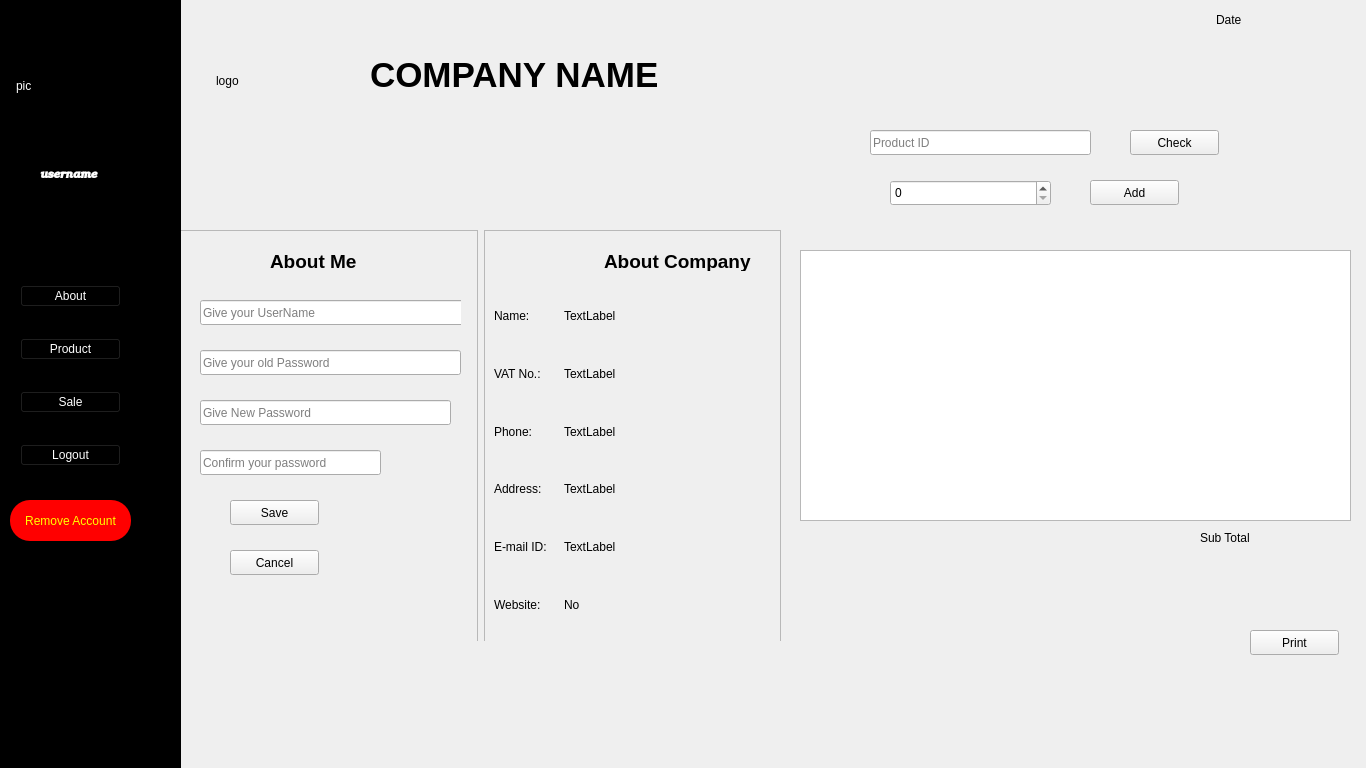
<?xml version="1.0" encoding="UTF-8"?>
<ui version="4.0">
 <class>CashierWindow</class>
 <widget class="QMainWindow" name="CashierWindow">
  <property name="geometry">
   <rect>
    <x>0</x>
    <y>0</y>
    <width>1366</width>
    <height>768</height>
   </rect>
  </property>
  <property name="windowTitle">
   <string>MainWindow</string>
  </property>
  <widget class="QWidget" name="centralwidget">
   <property name="styleSheet">
    <string notr="true"/>
   </property>
   <widget class="QStackedWidget" name="cashierStack">
    <property name="geometry">
     <rect>
      <x>180</x>
      <y>160</y>
      <width>611</width>
      <height>481</height>
     </rect>
    </property>
    <property name="currentIndex">
     <number>0</number>
    </property>
    <widget class="QWidget" name="page">
     <widget class="QWidget" name="layoutWidget">
      <property name="geometry">
       <rect>
        <x>0</x>
        <y>70</y>
        <width>601</width>
        <height>451</height>
       </rect>
      </property>
      <layout class="QHBoxLayout" name="horizontalLayout_2">
       <item>
        <widget class="QFrame" name="frame_3">
         <property name="frameShape">
          <enum>QFrame::StyledPanel</enum>
         </property>
         <property name="frameShadow">
          <enum>QFrame::Raised</enum>
         </property>
         <widget class="QLabel" name="label_3">
          <property name="geometry">
           <rect>
            <x>90</x>
            <y>20</y>
            <width>91</width>
            <height>20</height>
           </rect>
          </property>
          <property name="text">
           <string>&lt;html&gt;&lt;head/&gt;&lt;body&gt;&lt;p&gt;&lt;span style=&quot; font-size:14pt; font-weight:600;&quot;&gt;About Me&lt;/span&gt;&lt;/p&gt;&lt;/body&gt;&lt;/html&gt;</string>
          </property>
         </widget>
         <widget class="QStackedWidget" name="homeStack">
          <property name="geometry">
           <rect>
            <x>10</x>
            <y>50</y>
            <width>271</width>
            <height>361</height>
           </rect>
          </property>
          <property name="currentIndex">
           <number>1</number>
          </property>
          <widget class="QWidget" name="page_8">
           <widget class="QPushButton" name="editCashierButton">
            <property name="geometry">
             <rect>
              <x>70</x>
              <y>290</y>
              <width>171</width>
              <height>25</height>
             </rect>
            </property>
            <property name="text">
             <string>Change Password</string>
            </property>
           </widget>
           <widget class="QWidget" name="layoutWidget_3">
            <property name="geometry">
             <rect>
              <x>8</x>
              <y>40</y>
              <width>92</width>
              <height>211</height>
             </rect>
            </property>
            <layout class="QVBoxLayout" name="verticalLayout_5">
             <item>
              <widget class="QLabel" name="label_8">
               <property name="text">
                <string>Name:</string>
               </property>
              </widget>
             </item>
             <item>
              <widget class="QLabel" name="label_10">
               <property name="text">
                <string>Mobile No.:</string>
               </property>
              </widget>
             </item>
             <item>
              <widget class="QLabel" name="label_11">
               <property name="text">
                <string>E-mail ID:</string>
               </property>
              </widget>
             </item>
            </layout>
           </widget>
           <widget class="QWidget" name="layoutWidget_2">
            <property name="geometry">
             <rect>
              <x>100</x>
              <y>40</y>
              <width>161</width>
              <height>211</height>
             </rect>
            </property>
            <layout class="QVBoxLayout" name="verticalLayout_6">
             <item>
              <widget class="QLabel" name="cashierNameLabel">
               <property name="text">
                <string>TextLabel</string>
               </property>
              </widget>
             </item>
             <item>
              <widget class="QLabel" name="cashierMobileLabel">
               <property name="text">
                <string>TextLabel</string>
               </property>
              </widget>
             </item>
             <item>
              <widget class="QLabel" name="cashierEmailLabel">
               <property name="text">
                <string>TextLabel</string>
               </property>
              </widget>
             </item>
            </layout>
           </widget>
           <widget class="QLabel" name="cashierUsernameLabel_2">
            <property name="geometry">
             <rect>
              <x>110</x>
              <y>10</y>
              <width>141</width>
              <height>20</height>
             </rect>
            </property>
            <property name="text">
             <string>TextLabel</string>
            </property>
           </widget>
          </widget>
          <widget class="QWidget" name="page_9">
           <widget class="QLineEdit" name="oldPassword">
            <property name="geometry">
             <rect>
              <x>10</x>
              <y>70</y>
              <width>261</width>
              <height>25</height>
             </rect>
            </property>
            <property name="placeholderText">
             <string>Give your old Password</string>
            </property>
           </widget>
           <widget class="QLineEdit" name="newPassword">
            <property name="geometry">
             <rect>
              <x>10</x>
              <y>120</y>
              <width>251</width>
              <height>25</height>
             </rect>
            </property>
            <property name="placeholderText">
             <string>Give New Password</string>
            </property>
           </widget>
           <widget class="QLineEdit" name="confirmPassword">
            <property name="geometry">
             <rect>
              <x>10</x>
              <y>170</y>
              <width>181</width>
              <height>25</height>
             </rect>
            </property>
            <property name="placeholderText">
             <string>Confirm your password</string>
            </property>
           </widget>
           <widget class="QPushButton" name="saveChangeButton">
            <property name="geometry">
             <rect>
              <x>40</x>
              <y>220</y>
              <width>89</width>
              <height>25</height>
             </rect>
            </property>
            <property name="text">
             <string>Save</string>
            </property>
           </widget>
           <widget class="QPushButton" name="cancelChangeButton">
            <property name="geometry">
             <rect>
              <x>40</x>
              <y>270</y>
              <width>89</width>
              <height>25</height>
             </rect>
            </property>
            <property name="text">
             <string>Cancel</string>
            </property>
           </widget>
           <widget class="QLineEdit" name="userName">
            <property name="geometry">
             <rect>
              <x>10</x>
              <y>20</y>
              <width>271</width>
              <height>25</height>
             </rect>
            </property>
            <property name="placeholderText">
             <string>Give your UserName</string>
            </property>
           </widget>
          </widget>
         </widget>
        </widget>
       </item>
       <item>
        <widget class="QFrame" name="frame_4">
         <property name="frameShape">
          <enum>QFrame::StyledPanel</enum>
         </property>
         <property name="frameShadow">
          <enum>QFrame::Raised</enum>
         </property>
         <widget class="QLabel" name="label_4">
          <property name="geometry">
           <rect>
            <x>120</x>
            <y>20</y>
            <width>151</width>
            <height>21</height>
           </rect>
          </property>
          <property name="text">
           <string>&lt;html&gt;&lt;head/&gt;&lt;body&gt;&lt;p&gt;&lt;span style=&quot; font-size:14pt; font-weight:600;&quot;&gt;About Company&lt;/span&gt;&lt;/p&gt;&lt;/body&gt;&lt;/html&gt;</string>
          </property>
         </widget>
         <widget class="QWidget" name="layoutWidget_4">
          <property name="geometry">
           <rect>
            <x>80</x>
            <y>60</y>
            <width>201</width>
            <height>341</height>
           </rect>
          </property>
          <layout class="QVBoxLayout" name="verticalLayout_7">
           <item>
            <widget class="QLabel" name="nameLabel_2">
             <property name="text">
              <string>TextLabel</string>
             </property>
            </widget>
           </item>
           <item>
            <widget class="QLabel" name="vatLabel_2">
             <property name="text">
              <string>TextLabel</string>
             </property>
            </widget>
           </item>
           <item>
            <widget class="QLabel" name="phoneLabel_2">
             <property name="text">
              <string>TextLabel</string>
             </property>
            </widget>
           </item>
           <item>
            <widget class="QLabel" name="addressLabel_2">
             <property name="text">
              <string>TextLabel</string>
             </property>
            </widget>
           </item>
           <item>
            <widget class="QLabel" name="emailLabel_2">
             <property name="text">
              <string>TextLabel</string>
             </property>
            </widget>
           </item>
           <item>
            <widget class="QLabel" name="websiteLabel_2">
             <property name="text">
              <string>No</string>
             </property>
            </widget>
           </item>
          </layout>
         </widget>
         <widget class="QWidget" name="layoutWidget_5">
          <property name="geometry">
           <rect>
            <x>10</x>
            <y>60</y>
            <width>71</width>
            <height>341</height>
           </rect>
          </property>
          <layout class="QVBoxLayout" name="verticalLayout_8">
           <item>
            <widget class="QLabel" name="label_12">
             <property name="text">
              <string>Name:</string>
             </property>
            </widget>
           </item>
           <item>
            <widget class="QLabel" name="label_13">
             <property name="text">
              <string>VAT No.:</string>
             </property>
            </widget>
           </item>
           <item>
            <widget class="QLabel" name="label_14">
             <property name="text">
              <string>Phone:</string>
             </property>
            </widget>
           </item>
           <item>
            <widget class="QLabel" name="label_15">
             <property name="text">
              <string>Address:</string>
             </property>
            </widget>
           </item>
           <item>
            <widget class="QLabel" name="label_16">
             <property name="text">
              <string>E-mail ID:</string>
             </property>
            </widget>
           </item>
           <item>
            <widget class="QLabel" name="label_17">
             <property name="text">
              <string>Website:</string>
             </property>
            </widget>
           </item>
          </layout>
         </widget>
        </widget>
       </item>
      </layout>
     </widget>
    </widget>
    <widget class="QWidget" name="page_3">
     <widget class="QWidget" name="layoutWidget">
      <property name="geometry">
       <rect>
        <x>10</x>
        <y>30</y>
        <width>551</width>
        <height>27</height>
       </rect>
      </property>
      <layout class="QHBoxLayout" name="horizontalLayout">
       <item>
        <widget class="QPushButton" name="allButton">
         <property name="text">
          <string>All</string>
         </property>
        </widget>
       </item>
       <item>
        <widget class="QPushButton" name="groceryButton">
         <property name="text">
          <string>Grocery</string>
         </property>
        </widget>
       </item>
       <item>
        <widget class="QPushButton" name="fashionButton">
         <property name="text">
          <string>Fashion</string>
         </property>
        </widget>
       </item>
       <item>
        <widget class="QPushButton" name="otherButton">
         <property name="text">
          <string>Others</string>
         </property>
        </widget>
       </item>
      </layout>
     </widget>
     <widget class="QTableView" name="productTable">
      <property name="geometry">
       <rect>
        <x>20</x>
        <y>110</y>
        <width>591</width>
        <height>351</height>
       </rect>
      </property>
     </widget>
     <widget class="QWidget" name="layoutWidget">
      <property name="geometry">
       <rect>
        <x>10</x>
        <y>60</y>
        <width>551</width>
        <height>27</height>
       </rect>
      </property>
      <layout class="QHBoxLayout" name="horizontalLayout_3">
       <item>
        <widget class="QPushButton" name="kidButton">
         <property name="text">
          <string>Kids</string>
         </property>
        </widget>
       </item>
       <item>
        <widget class="QPushButton" name="liquorButton">
         <property name="text">
          <string>Liquor</string>
         </property>
        </widget>
       </item>
       <item>
        <widget class="QPushButton" name="homeappButton">
         <property name="text">
          <string>Home Appliances</string>
         </property>
        </widget>
       </item>
       <item>
        <widget class="QPushButton" name="giftsButton">
         <property name="text">
          <string>Games</string>
         </property>
        </widget>
       </item>
      </layout>
     </widget>
    </widget>
    <widget class="QWidget" name="page_2">
     <widget class="QTableView" name="tableView">
      <property name="geometry">
       <rect>
        <x>20</x>
        <y>80</y>
        <width>601</width>
        <height>441</height>
       </rect>
      </property>
     </widget>
     <widget class="QPushButton" name="pushButton">
      <property name="geometry">
       <rect>
        <x>190</x>
        <y>30</y>
        <width>89</width>
        <height>25</height>
       </rect>
      </property>
      <property name="text">
       <string>Today</string>
      </property>
     </widget>
     <widget class="QPushButton" name="pushButton_2">
      <property name="geometry">
       <rect>
        <x>350</x>
        <y>30</y>
        <width>89</width>
        <height>25</height>
       </rect>
      </property>
      <property name="text">
       <string>Yesterday</string>
      </property>
     </widget>
     <widget class="QPushButton" name="pushButton_3">
      <property name="geometry">
       <rect>
        <x>500</x>
        <y>30</y>
        <width>89</width>
        <height>25</height>
       </rect>
      </property>
      <property name="text">
       <string>History</string>
      </property>
     </widget>
    </widget>
   </widget>
   <widget class="QFrame" name="frame">
    <property name="geometry">
     <rect>
      <x>0</x>
      <y>0</y>
      <width>181</width>
      <height>768</height>
     </rect>
    </property>
    <property name="styleSheet">
     <string notr="true">background:black;
color:white;</string>
    </property>
    <property name="frameShape">
     <enum>QFrame::StyledPanel</enum>
    </property>
    <property name="frameShadow">
     <enum>QFrame::Raised</enum>
    </property>
    <widget class="QLabel" name="cashierUsernameLabel">
     <property name="geometry">
      <rect>
       <x>40</x>
       <y>160</y>
       <width>101</width>
       <height>31</height>
      </rect>
     </property>
     <property name="font">
      <font>
       <family>URW Bookman L</family>
       <pointsize>14</pointsize>
       <weight>75</weight>
       <italic>true</italic>
       <bold>true</bold>
      </font>
     </property>
     <property name="text">
      <string>&lt;html&gt;&lt;head/&gt;&lt;body&gt;&lt;p&gt;&lt;span style=&quot; font-size:8pt;&quot;&gt;username&lt;/span&gt;&lt;/p&gt;&lt;/body&gt;&lt;/html&gt;</string>
     </property>
    </widget>
    <widget class="QWidget" name="layoutWidget">
     <property name="geometry">
      <rect>
       <x>20</x>
       <y>260</y>
       <width>101</width>
       <height>231</height>
      </rect>
     </property>
     <layout class="QVBoxLayout" name="verticalLayout_2">
      <item>
       <widget class="QPushButton" name="homeButton">
        <property name="text">
         <string>About</string>
        </property>
       </widget>
      </item>
      <item>
       <widget class="QPushButton" name="productButton">
        <property name="text">
         <string>Product</string>
        </property>
       </widget>
      </item>
      <item>
       <widget class="QPushButton" name="saleButton">
        <property name="text">
         <string>Sale</string>
        </property>
       </widget>
      </item>
      <item>
       <widget class="QPushButton" name="logoutButton">
        <property name="text">
         <string>Logout</string>
        </property>
       </widget>
      </item>
     </layout>
    </widget>
    <widget class="QPushButton" name="pushButton_10">
     <property name="geometry">
      <rect>
       <x>10</x>
       <y>500</y>
       <width>121</width>
       <height>41</height>
      </rect>
     </property>
     <property name="styleSheet">
      <string notr="true">background:red;
border-radius:20px;
color:yellow;</string>
     </property>
     <property name="text">
      <string>Remove Account</string>
     </property>
    </widget>
    <widget class="QLabel" name="cashierPic">
     <property name="geometry">
      <rect>
       <x>16</x>
       <y>20</y>
       <width>131</width>
       <height>131</height>
      </rect>
     </property>
     <property name="text">
      <string>pic</string>
     </property>
    </widget>
   </widget>
   <widget class="QLabel" name="companyName">
    <property name="geometry">
     <rect>
      <x>370</x>
      <y>30</y>
      <width>641</width>
      <height>91</height>
     </rect>
    </property>
    <property name="styleSheet">
     <string notr="true">font: 75 30pt &quot;Purisa&quot;;</string>
    </property>
    <property name="text">
     <string>&lt;html&gt;&lt;head/&gt;&lt;body&gt;&lt;p&gt;&lt;span style=&quot; font-size:26pt; font-weight:600;&quot;&gt;COMPANY NAME&lt;/span&gt;&lt;/p&gt;&lt;/body&gt;&lt;/html&gt;</string>
    </property>
   </widget>
   <widget class="QLabel" name="label_6">
    <property name="geometry">
     <rect>
      <x>216</x>
      <y>20</y>
      <width>151</width>
      <height>121</height>
     </rect>
    </property>
    <property name="text">
     <string>logo</string>
    </property>
   </widget>
   <widget class="QLineEdit" name="productID">
    <property name="geometry">
     <rect>
      <x>870</x>
      <y>130</y>
      <width>221</width>
      <height>25</height>
     </rect>
    </property>
    <property name="placeholderText">
     <string>Product ID</string>
    </property>
   </widget>
   <widget class="QPushButton" name="checkProduct">
    <property name="geometry">
     <rect>
      <x>1130</x>
      <y>130</y>
      <width>89</width>
      <height>25</height>
     </rect>
    </property>
    <property name="text">
     <string>Check</string>
    </property>
   </widget>
   <widget class="QStackedWidget" name="billStack">
    <property name="geometry">
     <rect>
      <x>830</x>
      <y>170</y>
      <width>481</width>
      <height>61</height>
     </rect>
    </property>
    <property name="currentIndex">
     <number>0</number>
    </property>
    <widget class="QWidget" name="page_4">
     <widget class="QSpinBox" name="quantityBox">
      <property name="geometry">
       <rect>
        <x>60</x>
        <y>10</y>
        <width>161</width>
        <height>26</height>
       </rect>
      </property>
     </widget>
     <widget class="QPushButton" name="addProduct">
      <property name="geometry">
       <rect>
        <x>260</x>
        <y>10</y>
        <width>89</width>
        <height>25</height>
       </rect>
      </property>
      <property name="text">
       <string>Add</string>
      </property>
     </widget>
    </widget>
    <widget class="QWidget" name="page_5">
     <widget class="QPushButton" name="removeProduct">
      <property name="geometry">
       <rect>
        <x>50</x>
        <y>10</y>
        <width>89</width>
        <height>41</height>
       </rect>
      </property>
      <property name="text">
       <string>Remove</string>
      </property>
     </widget>
     <widget class="QPushButton" name="additionMode">
      <property name="geometry">
       <rect>
        <x>180</x>
        <y>10</y>
        <width>89</width>
        <height>41</height>
       </rect>
      </property>
      <property name="text">
       <string>Addition
Mode</string>
      </property>
     </widget>
     <widget class="QPushButton" name="deductionMode">
      <property name="geometry">
       <rect>
        <x>310</x>
        <y>10</y>
        <width>89</width>
        <height>41</height>
       </rect>
      </property>
      <property name="text">
       <string>Deduction
Mode</string>
      </property>
     </widget>
    </widget>
    <widget class="QWidget" name="page_6"/>
   </widget>
   <widget class="QStackedWidget" name="billTableStack">
    <property name="geometry">
     <rect>
      <x>790</x>
      <y>230</y>
      <width>571</width>
      <height>431</height>
     </rect>
    </property>
    <property name="currentIndex">
     <number>1</number>
    </property>
    <widget class="QWidget" name="page_7"/>
    <widget class="QWidget" name="page_10">
     <widget class="QTableView" name="billTable">
      <property name="geometry">
       <rect>
        <x>10</x>
        <y>20</y>
        <width>551</width>
        <height>271</height>
       </rect>
      </property>
     </widget>
     <widget class="QPushButton" name="printBillButton">
      <property name="geometry">
       <rect>
        <x>460</x>
        <y>400</y>
        <width>89</width>
        <height>25</height>
       </rect>
      </property>
      <property name="text">
       <string>Print</string>
      </property>
     </widget>
     <widget class="QLabel" name="label">
      <property name="geometry">
       <rect>
        <x>410</x>
        <y>300</y>
        <width>71</width>
        <height>16</height>
       </rect>
      </property>
      <property name="text">
       <string>Sub Total</string>
      </property>
     </widget>
     <widget class="QLabel" name="subTotal">
      <property name="geometry">
       <rect>
        <x>480</x>
        <y>300</y>
        <width>67</width>
        <height>17</height>
       </rect>
      </property>
      <property name="text">
       <string/>
      </property>
     </widget>
     <widget class="QLabel" name="subTotal_2">
      <property name="geometry">
       <rect>
        <x>480</x>
        <y>300</y>
        <width>67</width>
        <height>17</height>
       </rect>
      </property>
      <property name="text">
       <string/>
      </property>
     </widget>
    </widget>
   </widget>
   <widget class="QLabel" name="currentDate">
    <property name="geometry">
     <rect>
      <x>1216</x>
      <y>10</y>
      <width>141</width>
      <height>20</height>
     </rect>
    </property>
    <property name="text">
     <string>Date</string>
    </property>
   </widget>
  </widget>
 </widget>
 <resources/>
 <connections/>
</ui>
